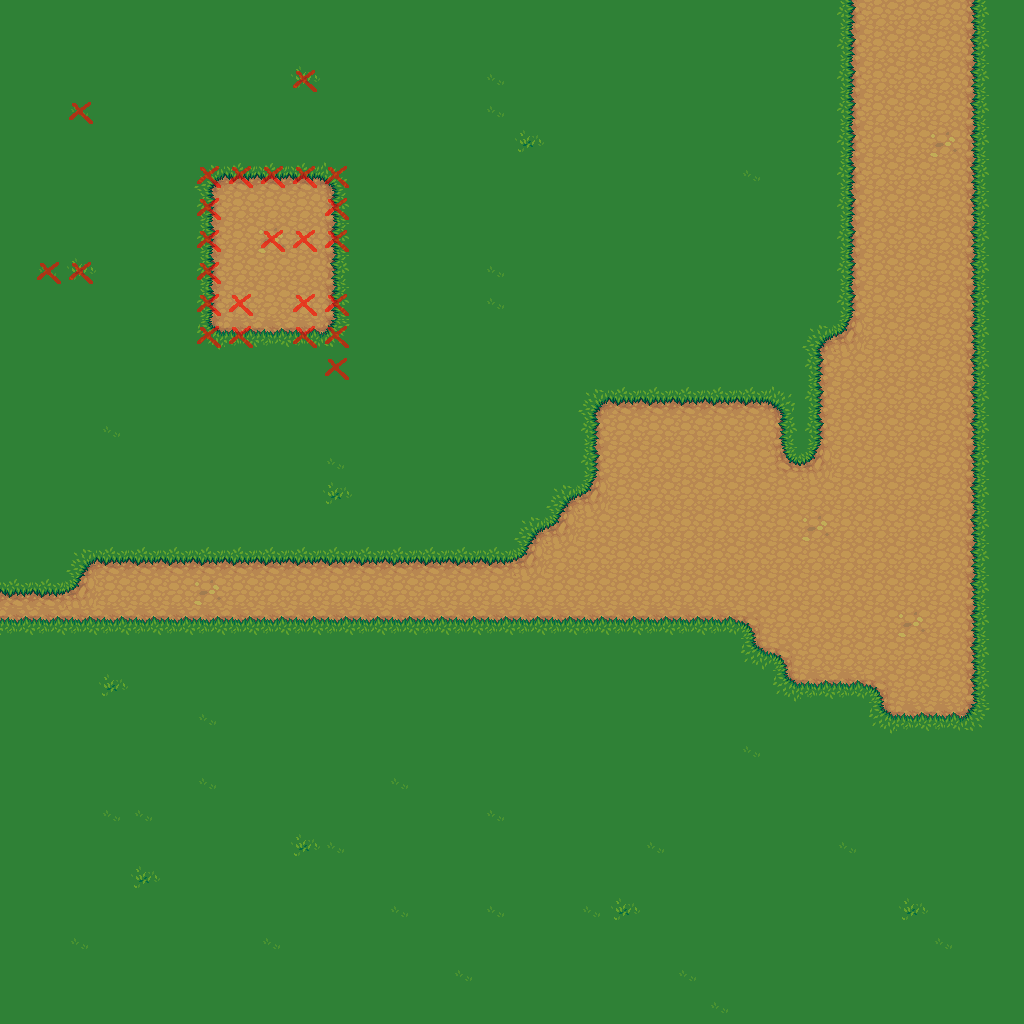

The image is a tile-based game level rendered from a .tmx file. Its description and source (layers, tilesets, objects; grid data summarised) follow:
An orthogonal 32x32 tile map with 32x32 px tiles, 2 tile layers (background, collision), 2 tilesets.

<map version="1.0" orientation="orthogonal" width="32" height="32" tilewidth="32" tileheight="32">
 <tileset firstgid="1" source="t_00.tsx" />
 <tileset firstgid="51" source="t_99.tsx" />
 <layer name="background" width="32" height="32">
  <data>[1024 cells, 1024 non-empty, 16 distinct tile ids]</data>
 </layer>
 <layer name="collision" width="32" height="32" opacity="0.6">
  <data>[1024 cells, 25 non-empty, 1 distinct tile ids]</data>
 </layer>
 <objectgroup name="player" width="32" height="32" />
</map>
